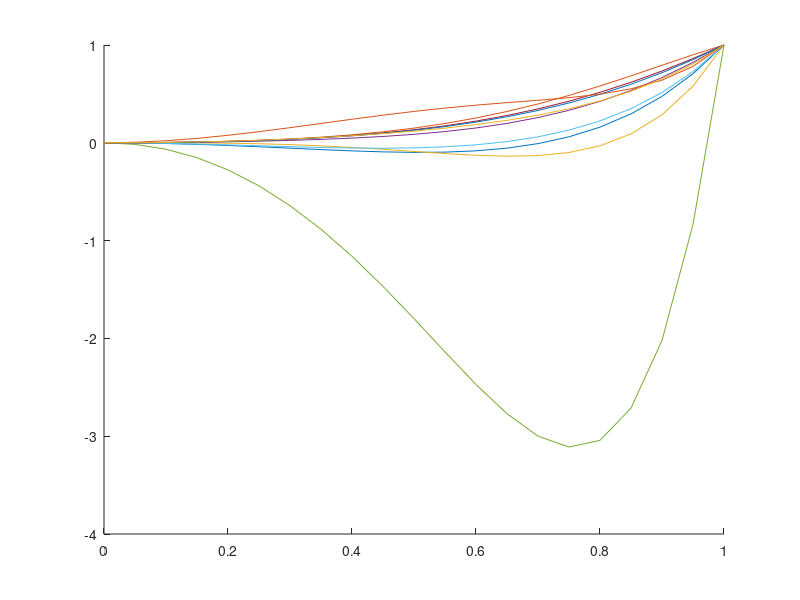

The MATLAB script that drew this image:
close all;
x = linspace(0,1,21);
p = rand(5,1);
for i = 1:10
p = rand(8,1)-0.5;
p(end-1:end) = 0;
hold on

plot(x,polyval(p,x)/sum(p)*1)
end
